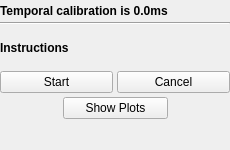
<?xml version="1.0" encoding="UTF-8"?>
<ui version="4.0">
 <class>TemporalCalibrationToolbox</class>
 <widget class="QWidget" name="TemporalCalibrationToolbox">
  <property name="geometry">
   <rect>
    <x>0</x>
    <y>0</y>
    <width>230</width>
    <height>150</height>
   </rect>
  </property>
  <property name="sizePolicy">
   <sizepolicy hsizetype="Fixed" vsizetype="Preferred">
    <horstretch>0</horstretch>
    <verstretch>0</verstretch>
   </sizepolicy>
  </property>
  <property name="minimumSize">
   <size>
    <width>230</width>
    <height>150</height>
   </size>
  </property>
  <property name="maximumSize">
   <size>
    <width>230</width>
    <height>16777215</height>
   </size>
  </property>
  <property name="windowTitle">
   <string>Temporal Calibration</string>
  </property>
  <layout class="QVBoxLayout" name="verticalLayout">
   <property name="spacing">
    <number>4</number>
   </property>
   <property name="leftMargin">
    <number>0</number>
   </property>
   <property name="topMargin">
    <number>4</number>
   </property>
   <property name="rightMargin">
    <number>0</number>
   </property>
   <property name="bottomMargin">
    <number>4</number>
   </property>
   <item>
    <widget class="QLabel" name="label_State">
     <property name="font">
      <font>
       <weight>75</weight>
       <bold>true</bold>
      </font>
     </property>
     <property name="text">
      <string>Temporal calibration is 0.0ms</string>
     </property>
    </widget>
   </item>
   <item>
    <widget class="Line" name="line_2">
     <property name="orientation">
      <enum>Qt::Horizontal</enum>
     </property>
    </widget>
   </item>
   <item>
    <spacer name="verticalSpacer_6">
     <property name="orientation">
      <enum>Qt::Vertical</enum>
     </property>
     <property name="sizeType">
      <enum>QSizePolicy::Fixed</enum>
     </property>
     <property name="sizeHint" stdset="0">
      <size>
       <width>158</width>
       <height>12</height>
      </size>
     </property>
    </spacer>
   </item>
   <item>
    <widget class="QLabel" name="label_InstructionsTemporal">
     <property name="font">
      <font>
       <weight>75</weight>
       <bold>true</bold>
      </font>
     </property>
     <property name="text">
      <string>Instructions</string>
     </property>
     <property name="wordWrap">
      <bool>true</bool>
     </property>
    </widget>
   </item>
   <item>
    <spacer name="verticalSpacer_5">
     <property name="orientation">
      <enum>Qt::Vertical</enum>
     </property>
     <property name="sizeType">
      <enum>QSizePolicy::Fixed</enum>
     </property>
     <property name="sizeHint" stdset="0">
      <size>
       <width>158</width>
       <height>12</height>
      </size>
     </property>
    </spacer>
   </item>
   <item>
    <layout class="QHBoxLayout" name="horizontalLayout_5">
     <property name="spacing">
      <number>4</number>
     </property>
     <item>
      <widget class="QPushButton" name="pushButton_StartTemporal">
       <property name="sizePolicy">
        <sizepolicy hsizetype="Minimum" vsizetype="Fixed">
         <horstretch>0</horstretch>
         <verstretch>0</verstretch>
        </sizepolicy>
       </property>
       <property name="minimumSize">
        <size>
         <width>0</width>
         <height>0</height>
        </size>
       </property>
       <property name="maximumSize">
        <size>
         <width>16777215</width>
         <height>16777215</height>
        </size>
       </property>
       <property name="text">
        <string>Start</string>
       </property>
      </widget>
     </item>
     <item>
      <widget class="QPushButton" name="pushButton_CancelTemporal">
       <property name="text">
        <string>Cancel</string>
       </property>
      </widget>
     </item>
    </layout>
   </item>
   <item>
    <layout class="QHBoxLayout" name="horizontalLayout">
     <property name="spacing">
      <number>4</number>
     </property>
     <item>
      <spacer name="horizontalSpacer_2">
       <property name="orientation">
        <enum>Qt::Horizontal</enum>
       </property>
       <property name="sizeHint" stdset="0">
        <size>
         <width>40</width>
         <height>20</height>
        </size>
       </property>
      </spacer>
     </item>
     <item>
      <widget class="QPushButton" name="pushButton_ShowPlots">
       <property name="minimumSize">
        <size>
         <width>105</width>
         <height>0</height>
        </size>
       </property>
       <property name="text">
        <string>Show Plots</string>
       </property>
       <property name="checkable">
        <bool>true</bool>
       </property>
      </widget>
     </item>
     <item>
      <spacer name="horizontalSpacer">
       <property name="orientation">
        <enum>Qt::Horizontal</enum>
       </property>
       <property name="sizeHint" stdset="0">
        <size>
         <width>40</width>
         <height>20</height>
        </size>
       </property>
      </spacer>
     </item>
    </layout>
   </item>
   <item>
    <spacer name="verticalSpacer_2">
     <property name="orientation">
      <enum>Qt::Vertical</enum>
     </property>
     <property name="sizeHint" stdset="0">
      <size>
       <width>158</width>
       <height>40</height>
      </size>
     </property>
    </spacer>
   </item>
  </layout>
 </widget>
 <layoutdefault spacing="4" margin="4"/>
 <resources>
  <include location="../fCal.qrc"/>
 </resources>
 <connections/>
</ui>
